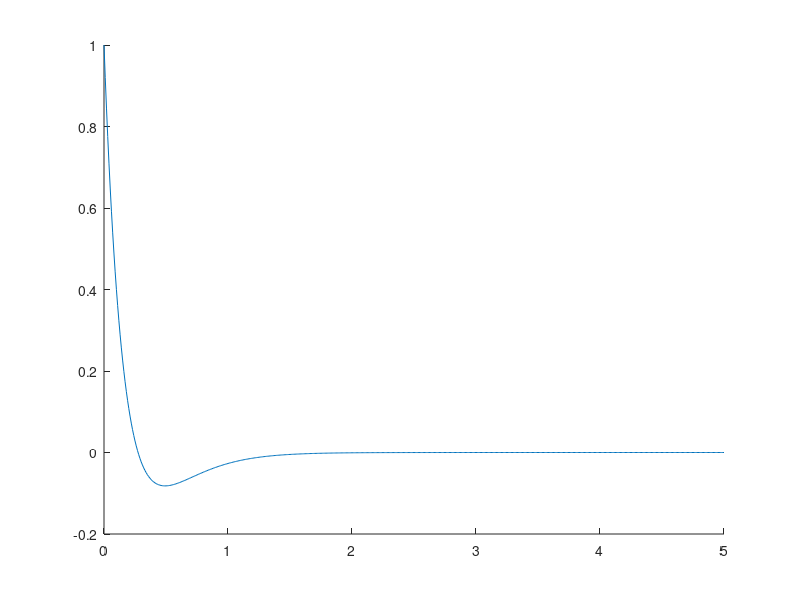

Recreate this plot in MATLAB.
% system matrices
A=[2,0;1,-1];
B=[1;1];
%pole choice
%P=[-0.5+1i,-0.5-1i];
P=[-5,-4];
%pole placement
K= place(A,B,P);
%compute the solution
x=[1;1];t=0;tf=5;dt=0.01;
X=[];T=[];
while(t<tf)
        X=[X,x];T=[T;t];
        x= x+dt.*(A-B*K)*x;
        t=t+dt;
end;
hold on;
plot(T,X(1,:));
